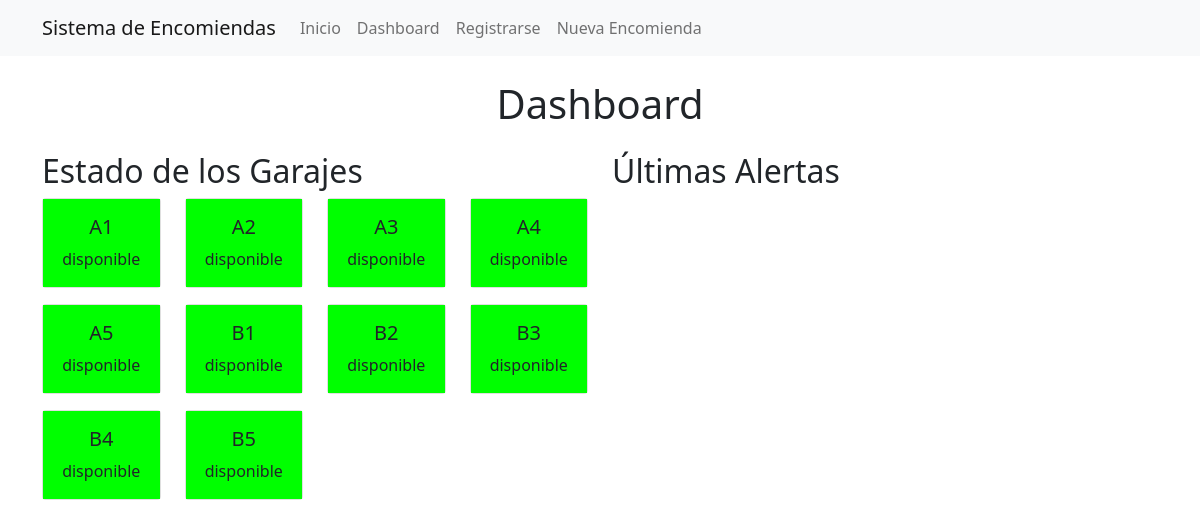
Page /dashboard on the earlier database version.
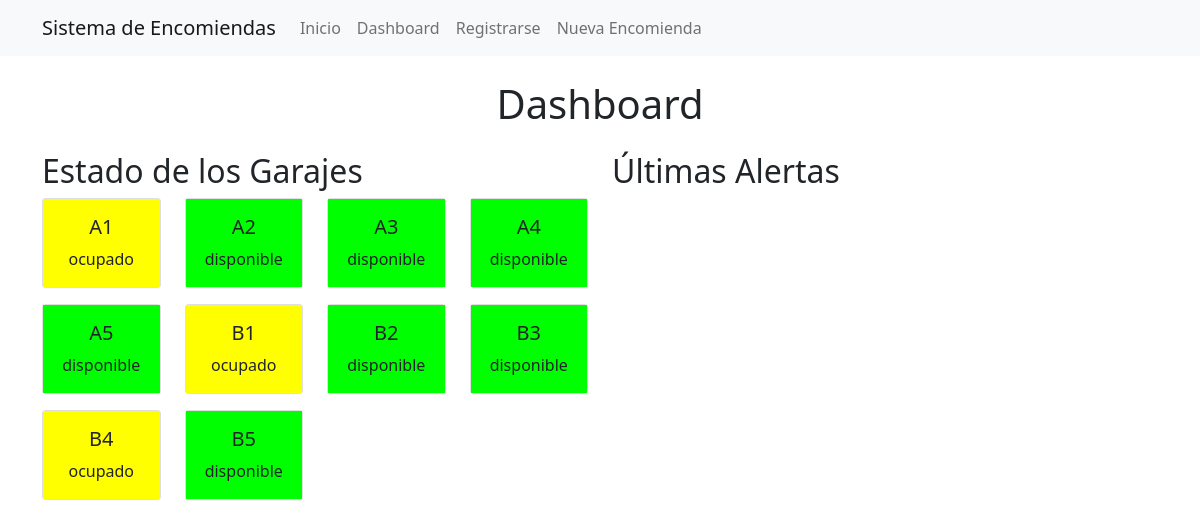
Same page on the later database version.
### tables this page shows
CREATE TABLE garajes (
    id TEXT PRIMARY KEY,
    estado TEXT NOT NULL
);

### app.py (the view)
@app.route('/dashboard')
def dashboard():
    conn = get_db_connection()
    garajes = conn.execute('SELECT * FROM garajes').fetchall()
    alertas = conn.execute('SELECT * FROM alertas ORDER BY fecha DESC LIMIT 5').fetchall()
    conn.close()
    return render_template('dashboard.html', garajes=garajes, alertas=alertas)

### app.py (called while the page is built)
def get_db_connection():
    conn = sqlite3.connect('database.db')
    conn.row_factory = sqlite3.Row
    return conn

### templates/dashboard.html (shortened to what this page needs)
{% extends "base.html" %}
{% block content %}
<h1 class="text-center mb-4">Dashboard</h1>
<div class="row">
    <div class="col-md-6">
        <h2>Estado de los Garajes</h2>
        <div class="row">
            {% for garaje in garajes %}
            <div class="col-3 mb-3">
                <div class="card">
                    <div class="card-body text-center {{ garaje['estado'] }}">
                        <h5 class="card-title">{{ garaje['id'] }}</h5>
                        <p class="card-text">{{ garaje['estado'] }}</p>
                    </div>
                </div>
            </div>
            {% endfor %}
        </div>
    </div>
    <div class="col-md-6">
        <h2>Últimas Alertas</h2>
    </div>
</div>
{% endblock %}

### templates/base.html (shortened to what this page needs)
<!DOCTYPE html>
<html lang="es">
<head>
    <link href="https://cdn.jsdelivr.net/npm/bootstrap@5.1.3/dist/css/bootstrap.min.css" rel="stylesheet">
    <link rel="stylesheet" href="{{ url_for('static', filename='style.css') }}">
</head>
<body>
    <nav class="navbar navbar-expand-lg navbar-light bg-light">
        <div class="container">
            <a class="navbar-brand" href="{{ url_for('index') }}">Sistema de Encomiendas</a>
            <div class="collapse navbar-collapse" id="navbarNav">
                <ul class="navbar-nav">
                    <li class="nav-item"><a class="nav-link" href="{{ url_for('index') }}">Inicio</a></li>
                    <li class="nav-item"><a class="nav-link" href="{{ url_for('dashboard') }}">Dashboard</a></li>
                    <li class="nav-item"><a class="nav-link" href="{{ url_for('register') }}">Registrarse</a></li>
                    <li class="nav-item"><a class="nav-link" href="{{ url_for('encomienda') }}">Nueva Encomienda</a></li>
                </ul>
            </div>
        </div>
    </nav>
    <div class="container mt-4">
        {% block content %}{% endblock %}
    </div>
</body>
</html>

### static/style.css (style rules this page uses)
.disponible { background-color: #00ff00; }
.ocupado { background-color: #ffff00; }

Differences in the rows shown:
changed garajes "A1": estado "disponible" → "ocupado"
changed garajes "B1": estado "disponible" → "ocupado"
changed garajes "B4": estado "disponible" → "ocupado"
